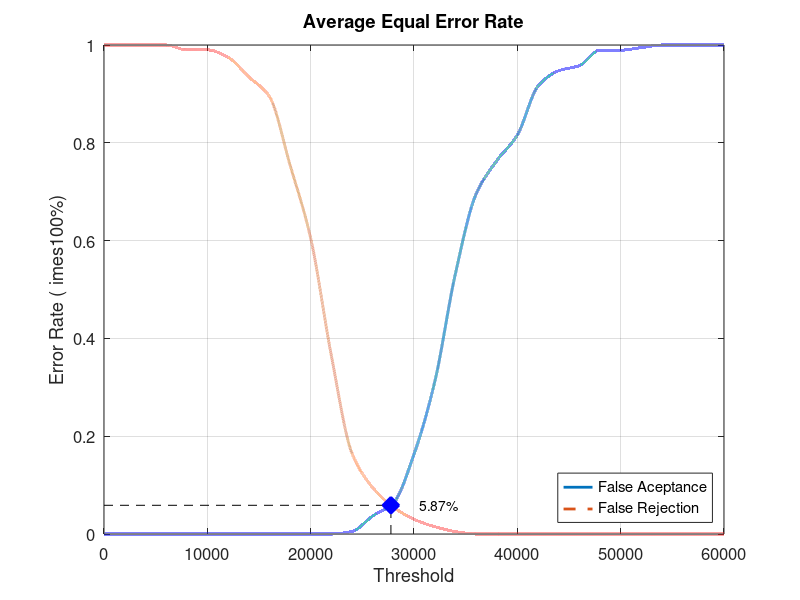
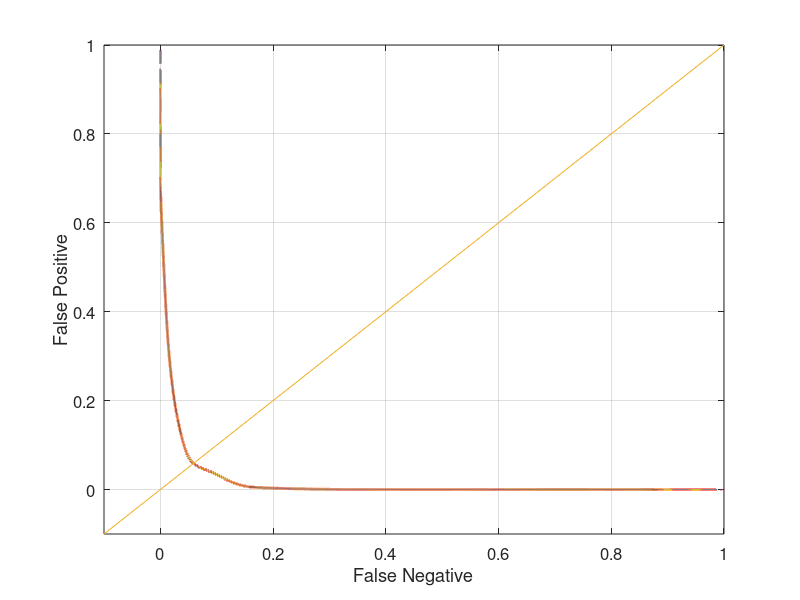

Source code (MATLAB) for these figures, in order:
close all;
clear;
clc;
x = 0:2000:60000;
xq = 0:0.5:60000;

y0 = [0 0 0 0 0 0 0 0 0 0 0 0 0.00526316 0.0368421 0.0631579 0.163158 0.310526 0.531579 0.694737 0.763158 0.815789 0.915789 0.947368 0.957895 0.989474 0.989474 0.994737 1 1 1 1]
yy0 = interp1(x, y0, xq, 'pchip');
y1 = [1 1 1 1 0.99 0.99 0.975 0.935 0.895 0.755 0.605 0.365 0.165 0.095 0.055 0.03 0.015 0.005 0 0 0 0 0 0 0 0 0 0 0 0 0]
yy1 = interp1(x, y1, xq, 'pchip');

% Calculating EER: 
y2 = abs(y0 - y1);
find(y2 == min(y2))
yy2 = abs(yy0 - yy1);
xEER = find(yy2 == min(yy2));
xEERIndex = xq(xEER) % X-axis EER
yEER = yy0(xEER) % Y-axis EER

main = figure
plot(xq, yy0,'-','LineWidth', 2);	hold on
plot(xq, yy1,'--','LineWidth', 2);	hold on
plot([xEERIndex xEERIndex], [0 yEER], 'k--');	hold on
plot([0 xEERIndex], [yEER yEER], 'k--');	hold on
plot(xEERIndex, yEER, 'bx', 'LineWidth', 10);	hold on
text(xEERIndex + 10 * xEERIndex / 100, yEER, [num2str(round((10000 * yEER)) / 100) '%'])
legend('False Aceptance', 'False Rejection', 'Location', 'SouthEast')
xlabel('Threshold')
ylabel('Error Rate (	imes100%)')
title('Average Equal Error Rate')
set(gca, 'FontSize', 12)
axis([0 60000 0 1])
grid on

print(main, 'Database3_2Main', '-dpng');
FNRxFPR = figure('Color', [1 1 1]);
plot(yy1, yy0, '-', yy1, yy0, 'LineWidth', 2);
hold on
y = -0.1:0.1:1
plot(y, y); 
set(gca, 'FontSize', 12)
xlabel('False Negative')
ylabel('False Positive')
axis([-0.1 1 -0.1 1])
set(gca, 'FontSize', 12)
grid on

print(FNRxFPR, 'Database3_2FNRxFPR','-dpng');
